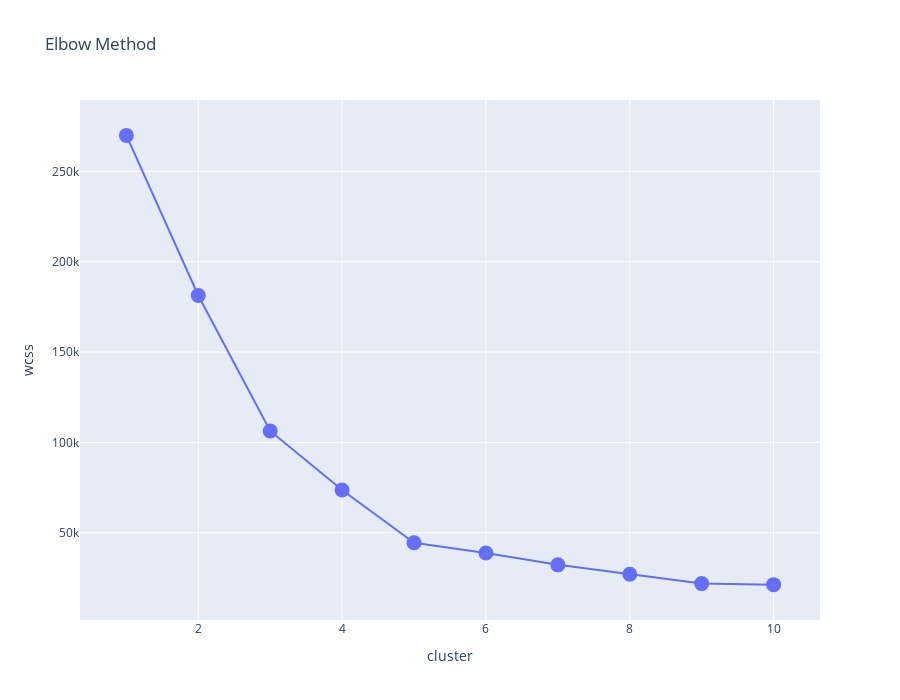

Notebook code cell kept with this figure:
### Code cell
from sklearn.cluster import KMeans

nclusters = [1,2,3,4,5,6,7,8,9,10]
wcss = []
for i in nclusters:
    model = KMeans(n_clusters=i)
    model.fit(df[['Income', 'Score']])
    wcss.append({
        'cluster': i,
        'wcss': model.inertia_
    })
wcss = pd.DataFrame(wcss)
fig = px.line(wcss, x='cluster',y='wcss',title='Elbow Method',markers=True, height = 700)
fig.update_traces(marker = dict(size = 15))

### Figure 1 — Plotly figure (JSON) as saved in the notebook; plotly's stock layout.template omitted (floating-point values rounded to 4 significant figures)
{"data": [{"hovertemplate": "cluster=%{x}<br>wcss=%{y}<extra></extra>", "legendgroup": "", "line": {"color": "#636efa", "dash": "solid"}, "marker": {"size": 15, "symbol": "circle"}, "mode": "lines+markers", "name": "", "orientation": "v", "showlegend": false, "type": "scatter", "x": [1, 2, 3, 4, 5, 6, 7, 8, 9, 10], "xaxis": "x", "y": [270000.0, 181400.0, 106300.0, 73680.0, 44450.0, 38800.0, 32210.0, 26970.0, 21830.0, 21260.0], "yaxis": "y"}], "layout": {"height": 700, "legend": {"tracegroupgap": 0}, "title": {"text": "Elbow Method"}, "xaxis": {"anchor": "y", "domain": [0, 1], "title": {"text": "cluster"}}, "yaxis": {"anchor": "x", "domain": [0, 1], "title": {"text": "wcss"}}}}
